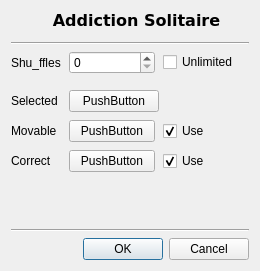
<?xml version="1.0" encoding="UTF-8"?>
<ui version="4.0">
 <class>dlg_settings</class>
 <widget class="QDialog" name="dlg_settings">
  <property name="windowModality">
   <enum>Qt::WindowModal</enum>
  </property>
  <property name="geometry">
   <rect>
    <x>0</x>
    <y>0</y>
    <width>260</width>
    <height>271</height>
   </rect>
  </property>
  <property name="windowTitle">
   <string>Dialog</string>
  </property>
  <property name="windowIcon">
   <iconset>
    <normaloff>../icons/32x32/addiction-solitaire.png</normaloff>../icons/32x32/addiction-solitaire.png</iconset>
  </property>
  <property name="modal">
   <bool>true</bool>
  </property>
  <layout class="QVBoxLayout" name="verticalLayout" stretch="0,0,1,0,0">
   <item>
    <layout class="QHBoxLayout" name="horizontalLayout_6" stretch="0,1">
     <property name="bottomMargin">
      <number>6</number>
     </property>
     <item>
      <widget class="QLabel" name="lbl_title_icon">
       <property name="text">
        <string/>
       </property>
       <property name="pixmap">
        <pixmap>../icons/48x48/addiction-solitaire.png</pixmap>
       </property>
      </widget>
     </item>
     <item>
      <widget class="QLabel" name="label_4">
       <property name="font">
        <font>
         <family>Bitstream Vera Sans</family>
         <pointsize>12</pointsize>
         <weight>75</weight>
         <bold>true</bold>
        </font>
       </property>
       <property name="text">
        <string>Addiction Solitaire</string>
       </property>
       <property name="scaledContents">
        <bool>false</bool>
       </property>
       <property name="alignment">
        <set>Qt::AlignCenter</set>
       </property>
       <property name="margin">
        <number>16</number>
       </property>
       <property name="textInteractionFlags">
        <set>Qt::NoTextInteraction</set>
       </property>
      </widget>
     </item>
    </layout>
   </item>
   <item>
    <widget class="Line" name="sep_top">
     <property name="orientation">
      <enum>Qt::Horizontal</enum>
     </property>
    </widget>
   </item>
   <item>
    <layout class="QFormLayout" name="formLayout">
     <property name="horizontalSpacing">
      <number>8</number>
     </property>
     <property name="verticalSpacing">
      <number>8</number>
     </property>
     <property name="bottomMargin">
      <number>8</number>
     </property>
     <item row="0" column="0">
      <widget class="QLabel" name="lbl_shuffles">
       <property name="text">
        <string>Shu_ffles</string>
       </property>
       <property name="textFormat">
        <enum>Qt::AutoText</enum>
       </property>
       <property name="textInteractionFlags">
        <set>Qt::NoTextInteraction</set>
       </property>
       <property name="buddy">
        <cstring></cstring>
       </property>
      </widget>
     </item>
     <item row="0" column="1">
      <layout class="QHBoxLayout" name="horizontalLayout_4">
       <property name="bottomMargin">
        <number>8</number>
       </property>
       <item>
        <widget class="QSpinBox" name="spn_shuffles">
         <property name="maximum">
          <number>10</number>
         </property>
        </widget>
       </item>
       <item>
        <widget class="QCheckBox" name="chk_shuffles">
         <property name="text">
          <string>Unlimited</string>
         </property>
        </widget>
       </item>
      </layout>
     </item>
     <item row="1" column="0">
      <widget class="QLabel" name="lbl_selected">
       <property name="text">
        <string>Selected</string>
       </property>
      </widget>
     </item>
     <item row="1" column="1">
      <layout class="QHBoxLayout" name="horizontalLayout" stretch="1,1">
       <item>
        <widget class="QPushButton" name="pushButton">
         <property name="text">
          <string>PushButton</string>
         </property>
         <property name="autoDefault">
          <bool>false</bool>
         </property>
        </widget>
       </item>
       <item>
        <spacer name="horizontalSpacer">
         <property name="orientation">
          <enum>Qt::Horizontal</enum>
         </property>
         <property name="sizeType">
          <enum>QSizePolicy::Preferred</enum>
         </property>
         <property name="sizeHint" stdset="0">
          <size>
           <width>40</width>
           <height>20</height>
          </size>
         </property>
        </spacer>
       </item>
      </layout>
     </item>
     <item row="2" column="0">
      <widget class="QLabel" name="label_2">
       <property name="text">
        <string>Movable</string>
       </property>
      </widget>
     </item>
     <item row="2" column="1">
      <layout class="QHBoxLayout" name="horizontalLayout_2">
       <item>
        <widget class="QPushButton" name="pushButton_2">
         <property name="text">
          <string>PushButton</string>
         </property>
         <property name="autoDefault">
          <bool>false</bool>
         </property>
        </widget>
       </item>
       <item>
        <widget class="QCheckBox" name="chk_movable">
         <property name="text">
          <string>Use</string>
         </property>
         <property name="checked">
          <bool>true</bool>
         </property>
        </widget>
       </item>
      </layout>
     </item>
     <item row="3" column="0">
      <widget class="QLabel" name="label_3">
       <property name="text">
        <string>Correct</string>
       </property>
      </widget>
     </item>
     <item row="3" column="1">
      <layout class="QHBoxLayout" name="horizontalLayout_3">
       <item>
        <widget class="QPushButton" name="pushButton_3">
         <property name="text">
          <string>PushButton</string>
         </property>
         <property name="autoDefault">
          <bool>false</bool>
         </property>
        </widget>
       </item>
       <item>
        <widget class="QCheckBox" name="chk_correct">
         <property name="text">
          <string>Use</string>
         </property>
         <property name="checked">
          <bool>true</bool>
         </property>
        </widget>
       </item>
      </layout>
     </item>
    </layout>
   </item>
   <item>
    <widget class="Line" name="sep_bottom">
     <property name="orientation">
      <enum>Qt::Horizontal</enum>
     </property>
    </widget>
   </item>
   <item>
    <widget class="QDialogButtonBox" name="bbx_settings">
     <property name="orientation">
      <enum>Qt::Horizontal</enum>
     </property>
     <property name="standardButtons">
      <set>QDialogButtonBox::Cancel|QDialogButtonBox::Ok</set>
     </property>
    </widget>
   </item>
  </layout>
 </widget>
 <resources/>
 <connections>
  <connection>
   <sender>bbx_settings</sender>
   <signal>accepted()</signal>
   <receiver>dlg_settings</receiver>
   <slot>accept()</slot>
   <hints>
    <hint type="sourcelabel">
     <x>248</x>
     <y>254</y>
    </hint>
    <hint type="destinationlabel">
     <x>157</x>
     <y>274</y>
    </hint>
   </hints>
  </connection>
  <connection>
   <sender>bbx_settings</sender>
   <signal>rejected()</signal>
   <receiver>dlg_settings</receiver>
   <slot>reject()</slot>
   <hints>
    <hint type="sourcelabel">
     <x>316</x>
     <y>260</y>
    </hint>
    <hint type="destinationlabel">
     <x>286</x>
     <y>274</y>
    </hint>
   </hints>
  </connection>
 </connections>
</ui>
